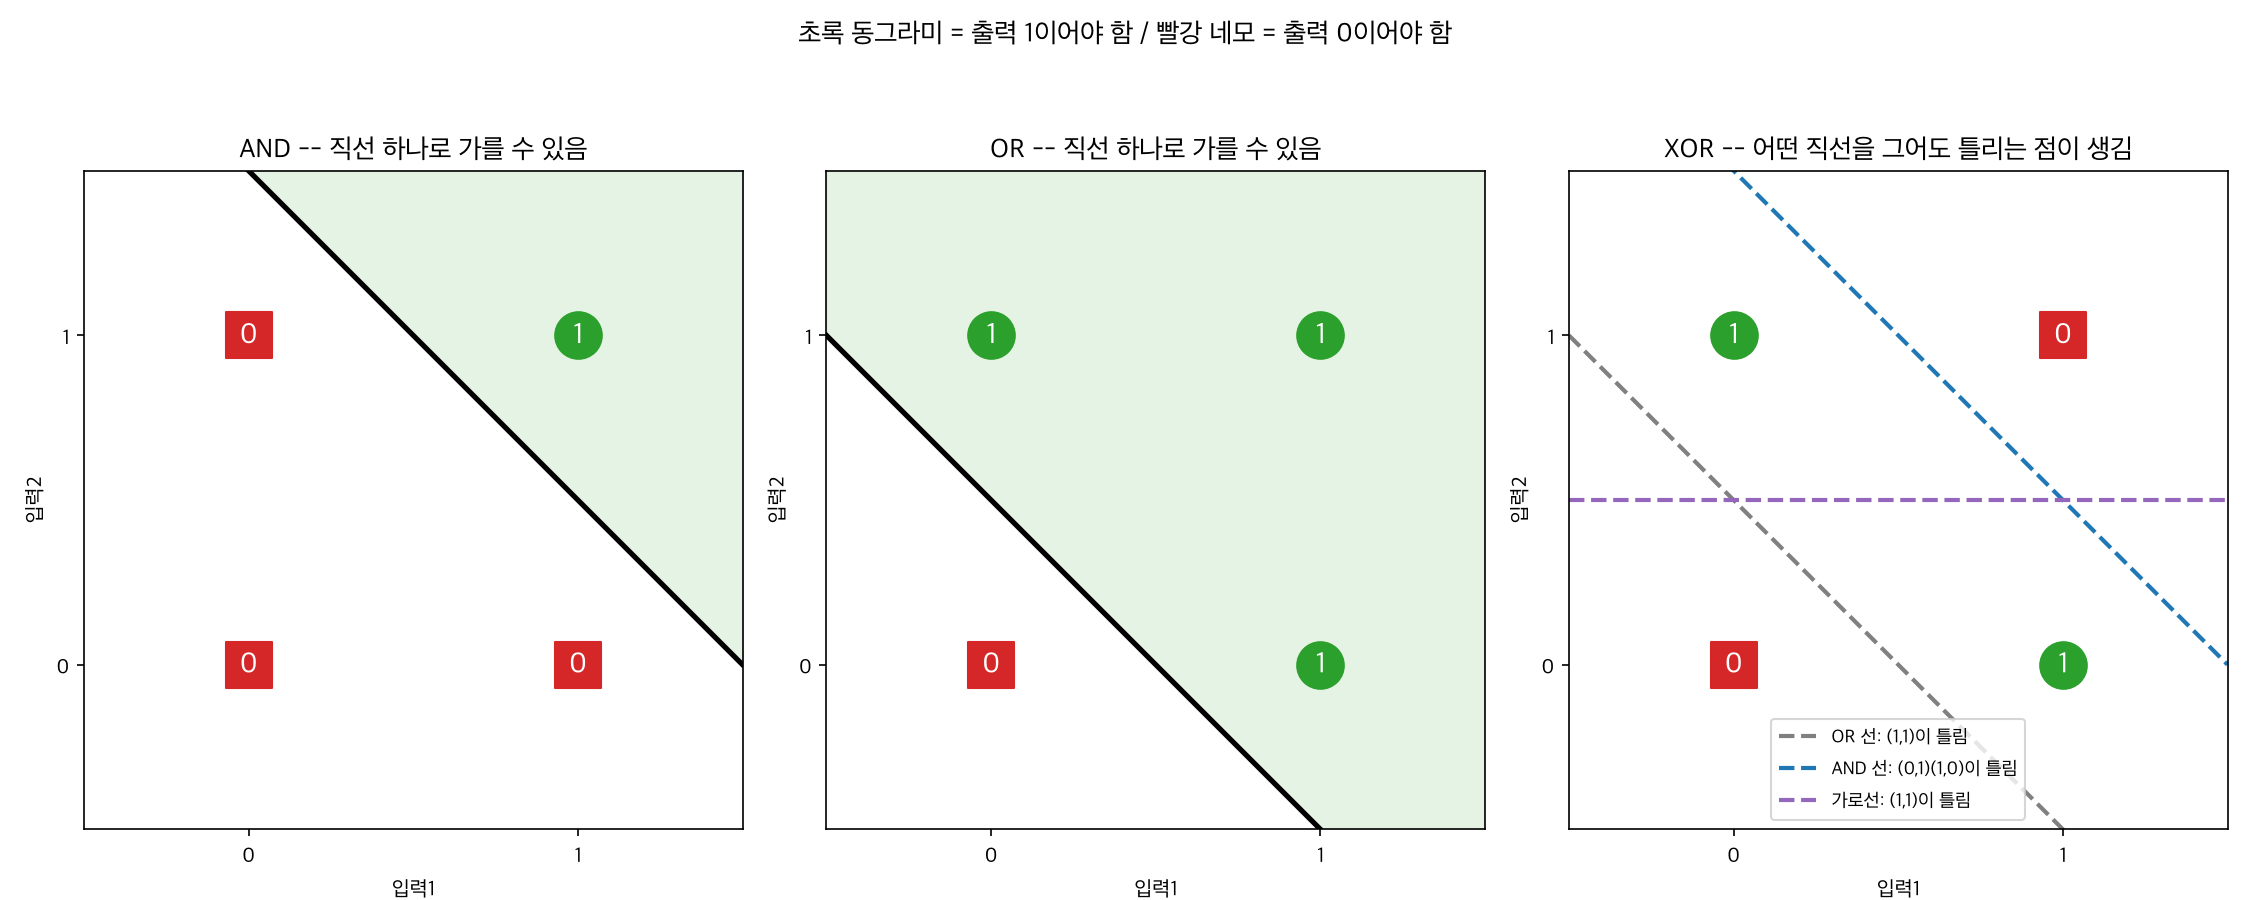

Write Python code to recreate this figure.
"""
보충 자료 -- 퍼셉트론 하나는 왜 XOR을 못 푸는가 (그림으로 보기)

흐름:
  1) 입력 4가지 (0,0) (0,1) (1,0) (1,1) 를 가로=입력1, 세로=입력2 인 평면 위의 "점"으로 찍는다.
  2) 뉴런의 판단식(가중합 > 문턱값)이 평면 위의 "직선 하나"가 된다는 걸 AND, OR로 확인한다.
  3) XOR은 어떤 직선을 그어도 틀리는 점이 생긴다는 걸 확인한다.
결과 그림: linear_separable_demo.png
"""
import numpy as np
import matplotlib
matplotlib.use("Agg")  # [문법] 화면에 창을 안 띄우고 파일로만 저장하는 모드
import matplotlib.pyplot as plt
plt.rcParams["font.family"] = "Apple SD Gothic Neo"  # macOS 한글 폰트
plt.rcParams["axes.unicode_minus"] = False

# [문법] { "이름": 값, ... } 는 딕셔너리(dict) -- 이름표(키)로 값을 찾는 표. Swift의 [String: [Int]] 와 같은 개념.
# [AI 용어] 각 리스트는 "정답표"(label) -- 입력 4가지 각각에서 뉴런이 내야 하는 출력(0 또는 1).
points = [(0, 0), (0, 1), (1, 0), (1, 1)]
problems = {
    "AND": [0, 0, 0, 1],
    "OR":  [0, 1, 1, 1],
    "XOR": [0, 1, 1, 0],
}

xs = np.linspace(-0.5, 1.5, 50)
# [문법] np.linspace(시작, 끝, 개수) 는 시작~끝 사이를 같은 간격으로 쪼갠 숫자 50개 배열을 만든다.
# 직선을 그리려면 "가로 좌표 여러 개"가 필요해서 만드는 것.

# [AI 용어] 뉴런의 판단식 "x1 + x2 > 문턱값" 의 경계는 "x1 + x2 = 문턱값" 인 점들 -- 이게 직선이다.
# [예시] 문턱값 1.5 (AND 뉴런): x1 + x2 = 1.5 를 x2 에 대해 풀면 x2 = 1.5 - x1.
#   x1=0 이면 x2=1.5, x1=1 이면 x2=0.5 -> 이 두 점을 이으면 (0,1)(1,0) 아래쪽, (1,1) 위쪽을 가르는 직선이 된다.
lines = {
    "AND": 1.5 - xs,   # AND 뉴런의 경계선 (문턱값 1.5)
    "OR":  0.5 - xs,   # OR 뉴런의 경계선 (문턱값 0.5)
}

fig, axes = plt.subplots(1, 3, figsize=(15, 6))

# [문법] zip(axes, problems.items()) -- 그래프 칸 3개와 (이름, 정답표) 3쌍을 짝지어 한꺼번에 돈다.
# "for ax, (name, answers) in ..." 의 괄호는 중첩 튜플 언패킹: ax 하나 + (name, answers) 한 쌍을 동시에 받는다.
for ax, (name, answers) in zip(axes, problems.items()):
    for (x1, x2), ans in zip(points, answers):
        if ans == 1:
            ax.scatter(x1, x2, s=500, c="tab:green", marker="o", zorder=3)
            ax.text(x1, x2, "1", ha="center", va="center", color="white", fontsize=14, zorder=4)
        else:
            ax.scatter(x1, x2, s=500, c="tab:red", marker="s", zorder=3)
            ax.text(x1, x2, "0", ha="center", va="center", color="white", fontsize=14, zorder=4)

    if name in lines:
        # AND/OR: 직선 하나로 1(초록)과 0(빨강)이 완전히 갈린다
        ax.plot(xs, lines[name], color="black", linewidth=2.5, zorder=2)
        ax.fill_between(xs, lines[name], 2, color="tab:green", alpha=0.12)  # 직선 위쪽 = "1이라고 답하는 영역"
        ax.set_title(f"{name} -- 직선 하나로 가를 수 있음", fontsize=13)
    else:
        # XOR: 그어볼 만한 직선 세 가지를 그려서 전부 틀리는 점이 생기는 걸 보여준다
        ax.plot(xs, 0.5 - xs, "--", color="gray", linewidth=2, label="OR 선: (1,1)이 틀림")
        ax.plot(xs, 1.5 - xs, "--", color="tab:blue", linewidth=2, label="AND 선: (0,1)(1,0)이 틀림")
        ax.axhline(0.5, linestyle="--", color="tab:purple", linewidth=2, label="가로선: (1,1)이 틀림")
        ax.legend(loc="lower center", fontsize=9)
        ax.set_title("XOR -- 어떤 직선을 그어도 틀리는 점이 생김", fontsize=13)

    ax.set_xlim(-0.5, 1.5)
    ax.set_ylim(-0.5, 1.5)
    ax.set_xticks([0, 1])
    ax.set_yticks([0, 1])
    ax.set_xlabel("입력1")
    ax.set_ylabel("입력2")
    ax.set_aspect("equal")

fig.suptitle("초록 동그라미 = 출력 1이어야 함 / 빨강 네모 = 출력 0이어야 함", fontsize=13, y=0.98)
# [문법] tight_layout(rect=(왼, 아래, 오른, 위)) -- 그림 내용을 이 사각형 안(0~1 비율)에만 배치해서
# 맨 위 큰 제목(suptitle)과 각 칸 제목이 겹치거나 아래 축 이름이 잘리는 걸 막는다.
fig.tight_layout(rect=(0, 0.03, 1, 0.92))
fig.savefig("linear_separable_demo.png", dpi=150)
print("saved: linear_separable_demo.png")
